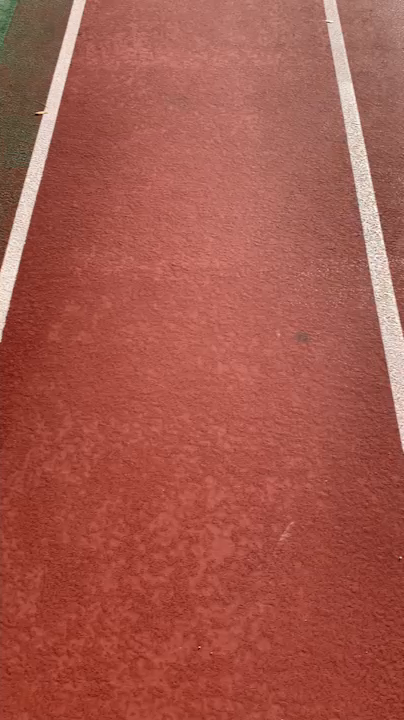
#> input picture frame 30 of image/stopline_test_1.mp4, 404 x 720 px, given in place of video_test_3.mp4, which was not available
$ python video.py
#> lines starting #> are read from the running program, lines starting #| are printed output that depends on the picture; after the words box and inside, x2 and y2 are one past the last pixel; in counts of white or black regions, pixels touching at a corner belong together; pictures that were not available may be replaced by others from this repository, and a replacement may not be noted
#> further down, frame is the input picture: shape (720, 404, 3); mean B, G, R 75.4, 87.6, 165.1
import cv2
import numpy as np

def make_coordinates(image, line_parameters):
    slope, intercept = line_parameters
    y1 = image.shape[0]
    y2 = int(y1 * (3/5))
    x1 = int((y1 - intercept) / slope)
    x2 = int((y2 - intercept) / slope)

    return np.array([x1, y1, x2, y2])

def average_slope_intercept(image, lines):
    left_fit = []
    right_fit = []
    for line in lines:
        x1, y1, x2, y2 = line.reshape(4)
        parameters = np.polyfit((x1, x2), (y1, y2), 1)
        slope = parameters[0]
        intercept = parameters[1]
        if slope < 0:
            left_fit.append((slope, intercept))
        else:
            right_fit.append((slope, intercept))

    left_fit_average = np.average(left_fit, axis=0)
    right_fit_average = np.average(right_fit, axis=0)
    left_line = make_coordinates(image, left_fit_average)
    right_line = make_coordinates(image, right_fit_average)

    return np.array([left_line, right_line])

def canny(image):
    gray = cv2.cvtColor(image, cv2.COLOR_RGB2GRAY)
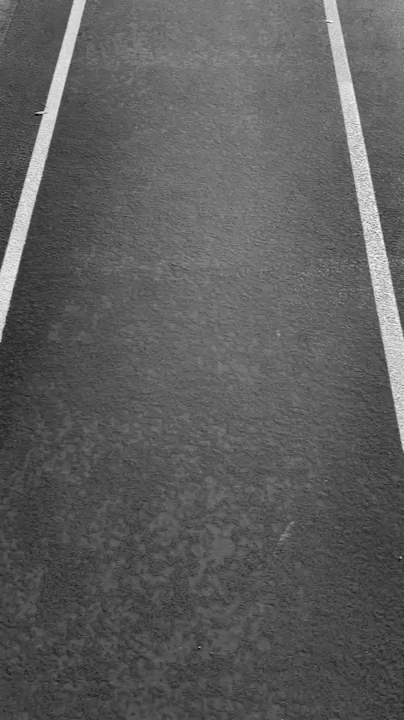
#> gray: shape (720, 404); min 1, max 250, mean 92.9
    blur = cv2.GaussianBlur(gray, (5, 5), 0)
    canny = cv2.Canny(blur, 50, 400)
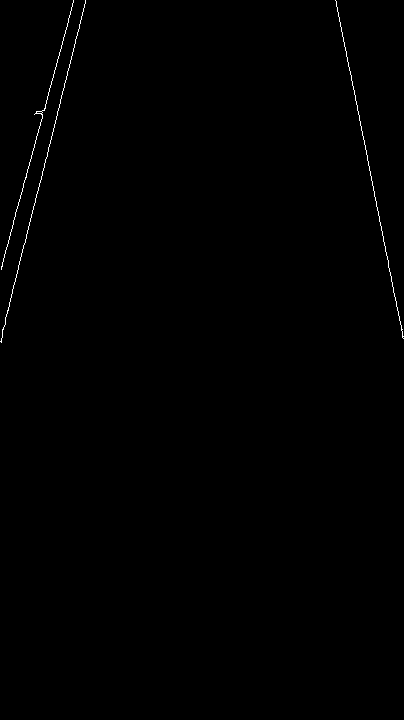
#> canny: shape (720, 404); 0.34% white in thin lines or dots, all inside (x1, y1, x2, y2) = (0, 0, 404, 343)

    return canny

def display_lines(image, lines):
    line_image = np.zeros_like(image)
    if lines is not None:
        for line in lines:
            x1, y1, x2, y2 = line.reshape(4)
            cv2.line(line_image, (x1, y1), (x2, y2), (255, 0, 0), 20)

    return line_image

def region_of_interest(image):
    height = image.shape[0]
#> height = 720
    polygons = np.array([
        [(-100, height), (900, height), (350, 90)]
    ])
#> polygons = [[-100, 720], [900, 720], [350, 90]]
    mask = np.zeros_like(image)
    cv2.fillPoly(mask, polygons, 255)
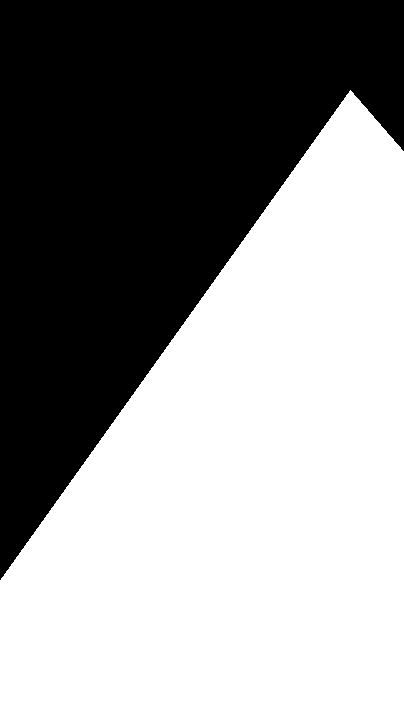
#> mask: shape (720, 404); 57.4% white; 1 black region, box (x1, y1, x2, y2) and area: (0, 0, 404, 580) 123928
    masked_image = cv2.bitwise_and(image, mask)
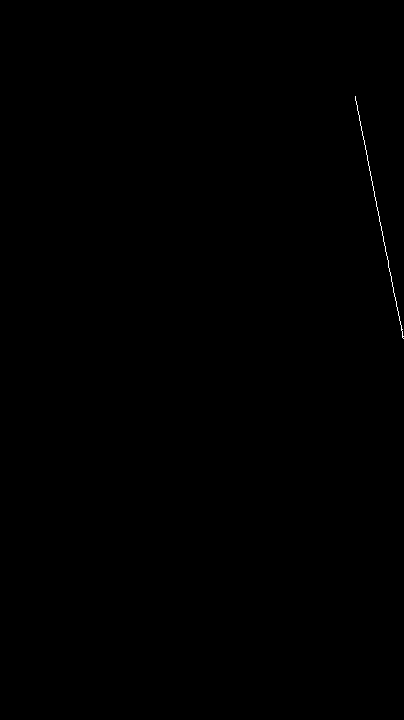
#> masked_image: shape (720, 404); 0.08% white in thin lines or dots, all inside (x1, y1, x2, y2) = (355, 96, 404, 339)

    return masked_image


# 동영상 파일 불러오기
cap = cv2.VideoCapture('../image/video_test_3.mp4')
while(cap.isOpened()):
    # thr : frame capture 결과
    # frame : Capture한 frame
    thr, frame = cap.read()

    if thr:
        canny_image = canny(frame)
        cropped_image = region_of_interest(canny_image)
        lines = cv2.HoughLinesP(cropped_image, 2, np.pi/180, 100, np.array([]), minLineLength=40, maxLineGap=5)
#> lines = [[355, 96, 399, 320]]
        try:
            averaged_lines = average_slope_intercept(frame, lines)
#> the loop in average_slope_intercept, `for line in lines:` made 1 pass
#> (x1, y1, x2, y2, slope, intercept) on pass 1: (355, 96, 399, 320, 5.09, -1711.3)
#> after the loop in average_slope_intercept, `for line in lines:`: left_fit = []; right_fit = [(5.09, -1711.3)]
#> in average_slope_intercept, `left_fit_average = np.average(left_fit, axis=0)`: left_fit_average = nan
#> in average_slope_intercept, `right_fit_average = np.average(right_fit, axis=0)`: right_fit_average = [5.09, -1711.3]
            line_image = display_lines(frame, averaged_lines)
            combo_image = cv2.addWeighted(frame, 0.8, line_image, 1, 1)
        except:
            combo_image = frame
        # 동영상 띄우기
        cv2.imshow("result", combo_image)
        # 동영상 종료
        if cv2.waitKey(1) & 0xFF == ord('q'):
#> (key q is pressed here)
            break
    else:
        break
cap.release()
cv2.destroyAllWindows()

$ run again, starting later in the video
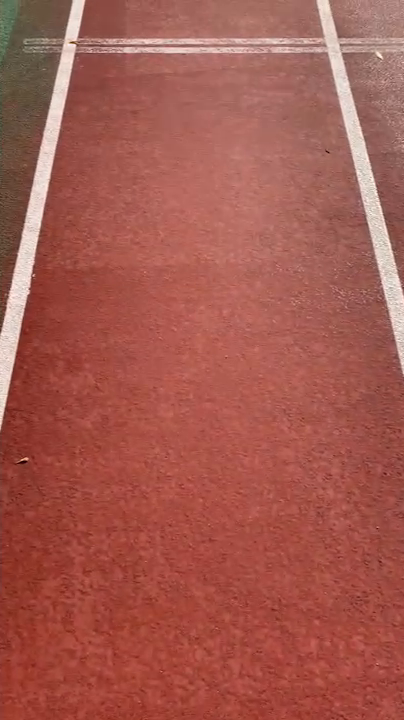
#> input picture frame 137 of image/stopline_test_1.mp4, 404 x 720 px, given in place of video_test_3.mp4, which was not available
#> frame is the input picture: shape (720, 404, 3); mean B, G, R 78.9, 89.2, 163.2
#> in canny, `gray = cv2.cvtColor(image, cv2.COLOR_RGB2GRAY)`:
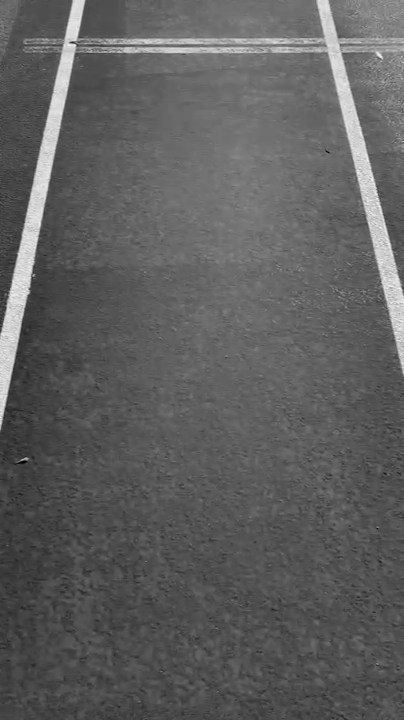
#> gray: shape (720, 404); min 3, max 251, mean 94.6
#> in canny, `canny = cv2.Canny(blur, 50, 400)`:
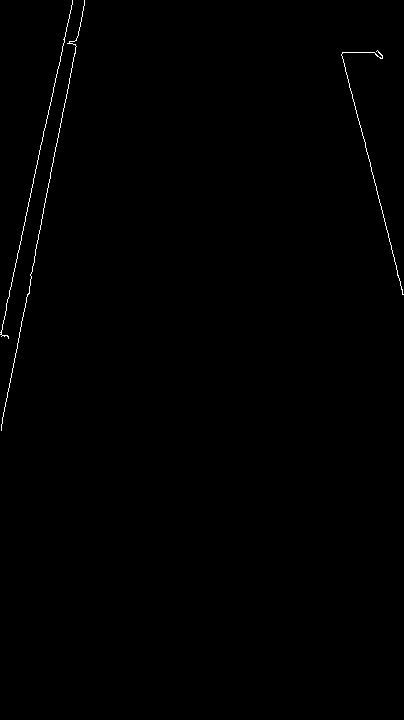
#> canny: shape (720, 404); 0.38% white in thin lines or dots, all inside (x1, y1, x2, y2) = (0, 0, 404, 431)
#> mask: shape (720, 404); 57.4% white; 1 black region, box (x1, y1, x2, y2) and area: (0, 0, 404, 580) 123928
#> masked_image: shape (720, 404); 0.07% white in thin lines or dots, all inside (x1, y1, x2, y2) = (350, 90, 404, 295)
#> lines = [[350, 90, 384, 218]]
#> the loop in average_slope_intercept, `for line in lines:` made 1 pass
#> (x1, y1, x2, y2, slope, intercept) on pass 1: (350, 90, 384, 218, 3.76, -1227.6)
#> after the loop in average_slope_intercept, `for line in lines:`: left_fit = []; right_fit = [(3.76, -1227.6)]
#> left_fit_average = nan
#> right_fit_average = [3.76, -1227.6]
